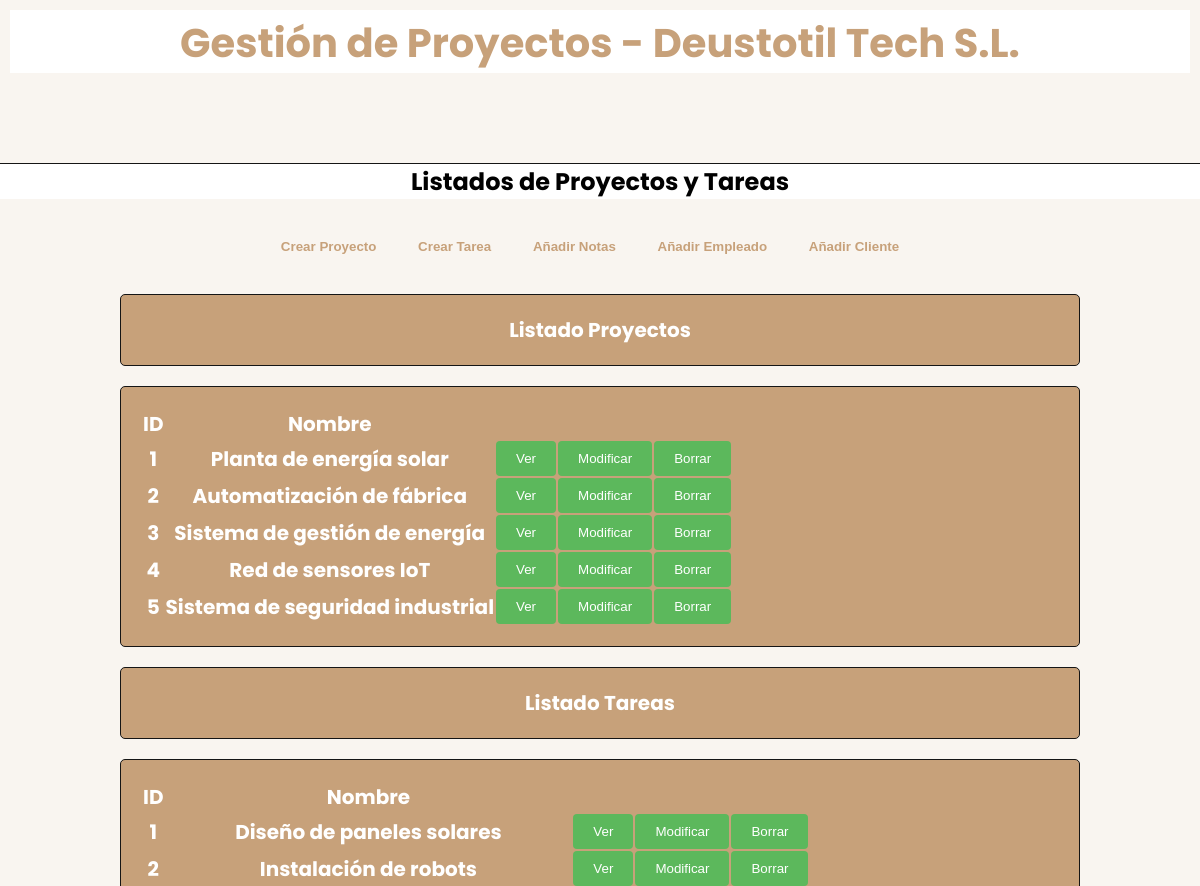
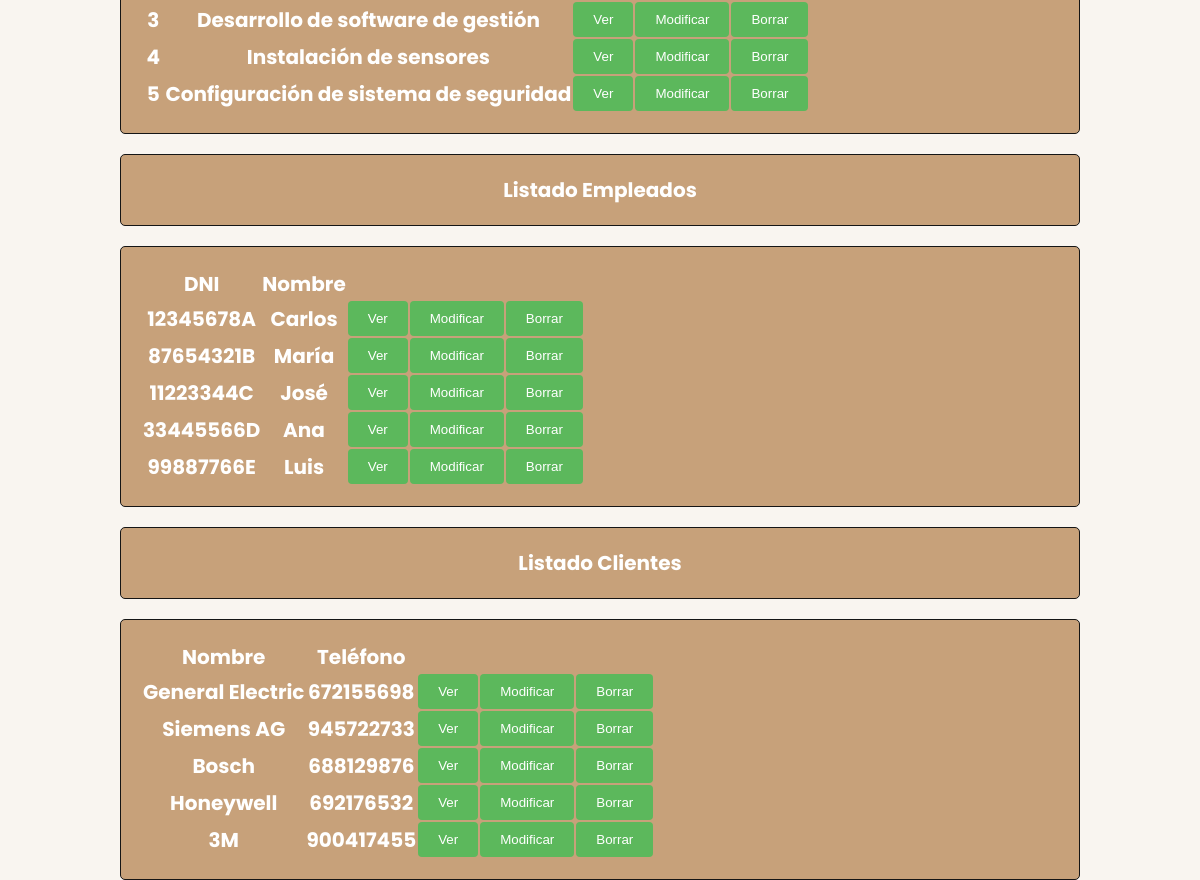
The app's page /DjangoGePrApp/listados/ with its own data (2 pictures, top to bottom).
### DjangoGePrApp/models.py (models this page shows, shortened)
class Proyecto(models.Model):
    nombre = models.CharField(max_length=100)
    descripcion = models.TextField()
    fecha_inicio = models.DateField()
    fecha_fin = models.DateField()
    presupuesto = models.DecimalField(max_digits=10, decimal_places=2)
    cliente = models.ForeignKey(Cliente, on_delete=models.CASCADE, related_name='proyectos')

class Tarea(models.Model):
    nombre = models.CharField(max_length=100)
    descripcion = models.TextField()
    fecha_inicio = models.DateField()
    fecha_fin = models.DateField()
    nivel_prioridad = models.IntegerField(validators=[MinValueValidator(1), MaxValueValidator(3)])
    estado = models.CharField(max_length=50)
    proyecto = models.ForeignKey(Proyecto, on_delete=models.CASCADE, related_name='tareas')
    responsable = models.ForeignKey(Empleado, on_delete=models.SET_NULL, null=True, related_name='tareas_responsables')

class Empleado(models.Model):
    dni = models.CharField(max_length=20, unique=True)
    nombre = models.CharField(max_length=100)
    apellido = models.CharField(max_length=100)
    email = models.EmailField()
    telefono = models.CharField(max_length=20)
    responsable = models.BooleanField(default=False)

class Cliente(models.Model):
    nombre = models.CharField(max_length=100)
    telefono = models.CharField(max_length=20)
    direccion = models.CharField(max_length=255)

### DjangoGePrApp/views.py (the view)
# urls.py: path('listados/', views.listados, name='listados'),
def listados(request):
    proyectos = Proyecto.objects.all
    tareas = Tarea.objects.all
    empleados = Empleado.objects.all
    clientes = Cliente.objects.all
    context = {'titulo_pagina' : 'Listados de Proyectos y Tareas', 'lista_proyectos' : proyectos,
               'lista_tareas' : tareas, 'lista_empleados' : empleados, 'lista_clientes' : clientes}
    return render(request, 'listados.html', context)

### DjangoGePrApp/templates/listados.html
{% extends "header.html" %}
{% block contenido %}
<div class="contenedor">
  <div class="header">
      <button class="nav"><a href="{% url 'crearProyecto' %}">Crear Proyecto</a></button>
      <button class="nav"><a href="{% url 'crearTareas' %}">Crear Tarea</a></button>
      <button class="nav"><a href="{% url 'añadirNota' %}">Añadir Notas</a></button>
      <button class="nav"><a href="{% url 'añadirEmpleado' %}">Añadir Empleado</a></button>
      <button class="nav"><a href="{% url 'añadirCliente' %}">Añadir Cliente</a></button>
  </div>
</div>
<h3 class="detallesProyecto">Listado Proyectos</h3>
<div class="formulario">
  <table>
    <tr>
      <th>ID</th>
      <th>Nombre</th>
      <th></th>
      <th></th>
      <th></th>
    </tr>
    {% for pro in lista_proyectos %}
    <tr>
      <th>{{ pro.id }}</th>
      <th>{{ pro.nombre }}</th>
      <th>
        <button class="btnDet" type="submit"><a href="{% url 'detProyecto' pro.id %}">Ver</a></button>
      </th>
      <th>
        <button class="btnModificar" type="submit"><a href="{% url 'modificarProyecto' pro.id %}">Modificar</a></button>
      </th>
      <th>
        <button class="borrar" type="submit"><a href="{% url 'borrarProyecto' pro.id %}">Borrar</a></button>
      </th>
    </tr>
    {% endfor %}
  </table>
</div>
<h3 class="detallesTarea">Listado Tareas</h3>
<div class="formulario">
  <table>
    <tr>
      <th>ID</th>
      <th>Nombre</th>
      <th></th>
      <th></th>
      <th></th>
    </tr>
    {% for tar in lista_tareas %}
    <tr>
      <th>{{ tar.id }}</th>
      <th>{{ tar.nombre }}</th>
      <th>
        <button class="btnDet" type="submit"><a href="{% url 'detTarea' tar.id %}">Ver</a></button>
      </th>
      <th>
        <button class="btnModificar" type="submit"><a href="{% url 'modificarTarea' tar.id %}">Modificar</a></button>
      </th>
      <th>
        <button class="btnBorrar" type="submit"><a href="{% url 'borrarTarea' tar.id %}">Borrar</a></button>
      </th>
    </tr>
    {% endfor %}
  </table>
</div>
<h3 class="detallesEmpleado">Listado Empleados</h3>
<div class="formulario">
  <table>
    <tr>
      <th>DNI</th>
      <th>Nombre</th>
      <th></th>
      <th></th>
      <th></th>
    </tr>
    {% for emp in lista_empleados %}
    <tr>
      <th>{{ emp.dni }}</th>
      <th>{{ emp.nombre }}</th>
      <th>
        <button class="btnDet" type="submit"><a href="{% url 'detEmpleado' emp.id %}">Ver</a></button>
      </th>
      <th>
        <button class="btnModificar" type="submit"><a href="{% url 'modificarEmpleado' emp.id %}">Modificar</a></button>
      </th>
      <th>
        <button class="btnBorrar" type="submit"><a href="{% url 'borrarEmpleado' emp.id %}">Borrar</a></button>
      </th>
    </tr>
    {% endfor %}
  </table>
</div>
<h3 class="detallesCliente">Listado Clientes</h3>
<div class="formulario">
  <table>
    <tr>
      <th>Nombre</th>
      <th>Teléfono</th>
      <th></th>
      <th></th>
      <th></th>
    </tr>
    {% for cli in lista_clientes %}
    <tr>
      <th>{{ cli.nombre }}</th>
      <th>{{ cli.telefono }}</th>
      <th>
        <button class="btnDet" type="submit"><a href="{% url 'detCliente' cli.id %}">Ver</a></button>
      </th>
      <th>
        <button class="btnModificar" type="submit"><a href="{% url 'modificarCliente' cli.id %}">Modificar</a></button>
      </th>
      <th>
        <button class="btnBorrar" type="submit"><a href="{% url 'borrarCliente' cli.id %}">Borrar</a></button>
      </th>
    </tr>
    {% endfor %}
  </table>
</div>
{% endblock %}

### static/style.css (style rules this page uses)
:root { --primary-color: #c7a17a; --background-color: #f9f5f0; --dark-color: #151515; --accent-color: #efa162; --form-background: #5cb85c; --form-hover: #4cae4c; --btn-blue: rgb(0, 162, 255); --btn-yellow: rgb(226, 226, 84); --btn-red: rgb(241, 64, 64); }
body, html { height: 100%; font-family: 'Poppins', sans-serif; font-size: 62.5%; box-sizing: border-box; margin: 0; padding: 0; background-color: var(--background-color); }
* { margin: 0; padding: 0; box-sizing: border-box; }
h1, h2, h3 { text-align: center; margin-bottom: 20px; }
h3 { color: var(--accent-color); background-color: var(--dark-color); }
a { text-decoration: none; }
input, button { outline: none; border: none; }
.header, .header0 { text-align: center; padding: 10px; }
.contenedor { width: 100%; background-color: var(--background-color); }
.nav { background-color: var(--background-color); padding: 10px; display: inline-block; margin-right: 20px; font-weight: bold; border: none; cursor: pointer; }
.nav a { color: var(--primary-color); font-weight: bold; }
.formulario, .detallesProyecto, .detallesTarea, .detallesEmpleado, .detallesCliente { margin: 20px auto; padding: 20px; border: 1px solid var(--dark-color); background-color: var(--primary-color); border-radius: 5px; width: 80%; text-align: center; color: white; font-size: 2rem; }
button[type="submit"] { background-color: var(--form-background); color: white; padding: 1rem 2rem; border-radius: 4px; cursor: pointer; }
button[type="submit"] a { color: white; cursor: pointer; }
.btnDet { background-color: var(--btn-blue); }
.btnModificar { background-color: var(--btn-yellow); }
.btnBorrar { background-color: var(--btn-red); }

### records on screen
Proyecto: id "1", nombre "Planta de energía solar"
Proyecto: id "2", nombre "Automatización de fábrica"
Proyecto: id "3", nombre "Sistema de gestión de energía"
Proyecto: id "4", nombre "Red de sensores IoT"
Proyecto: id "5", nombre "Sistema de seguridad industrial"
Tarea: id "1", nombre "Diseño de paneles solares"
Tarea: id "2", nombre "Instalación de robots"
Tarea: id "3", nombre "Desarrollo de software de gestión"
Tarea: id "4", nombre "Instalación de sensores"
Tarea: id "5", nombre "Configuración de sistema de seguridad"
Empleado: dni "12345678A", nombre "Carlos"
Empleado: dni "87654321B", nombre "María"
Empleado: dni "11223344C", nombre "José"
Empleado: dni "33445566D", nombre "Ana"
Empleado: dni "99887766E", nombre "Luis"
Cliente: nombre "General Electric", telefono "672155698"
Cliente: nombre "Siemens AG", telefono "945722733"
Cliente: nombre "Bosch", telefono "688129876"
Cliente: nombre "Honeywell", telefono "692176532"
Cliente: nombre "3M", telefono "900417455"

### other values on screen
{{ titulo_pagina }} "Listados de Proyectos y Tareas"
